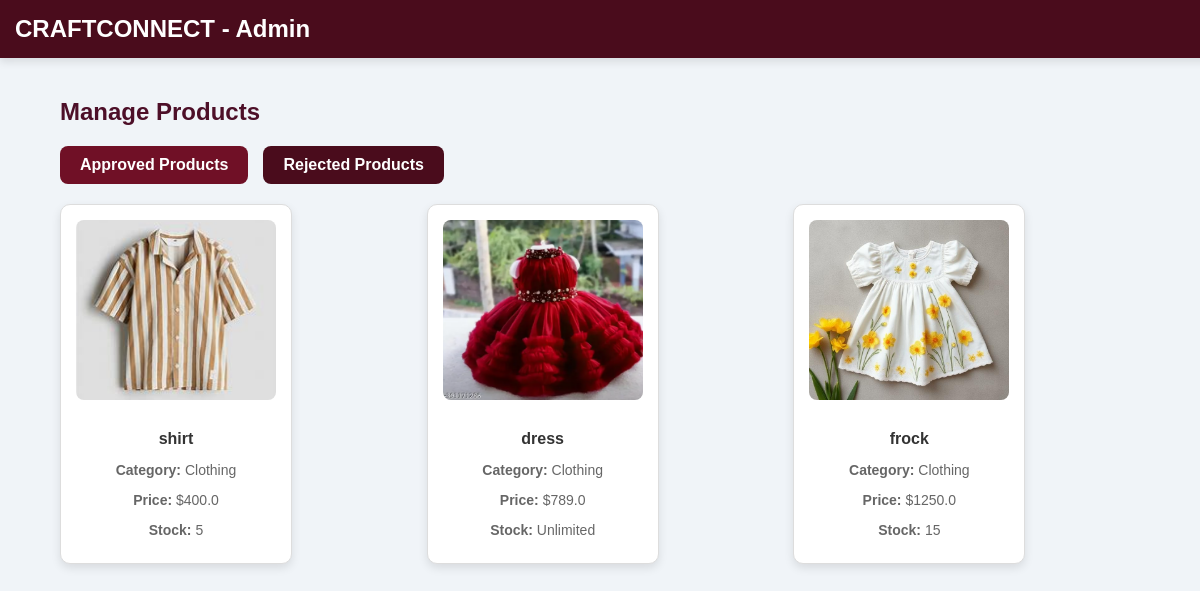
Before: /admin/manage_products (signed in) with the older database file.
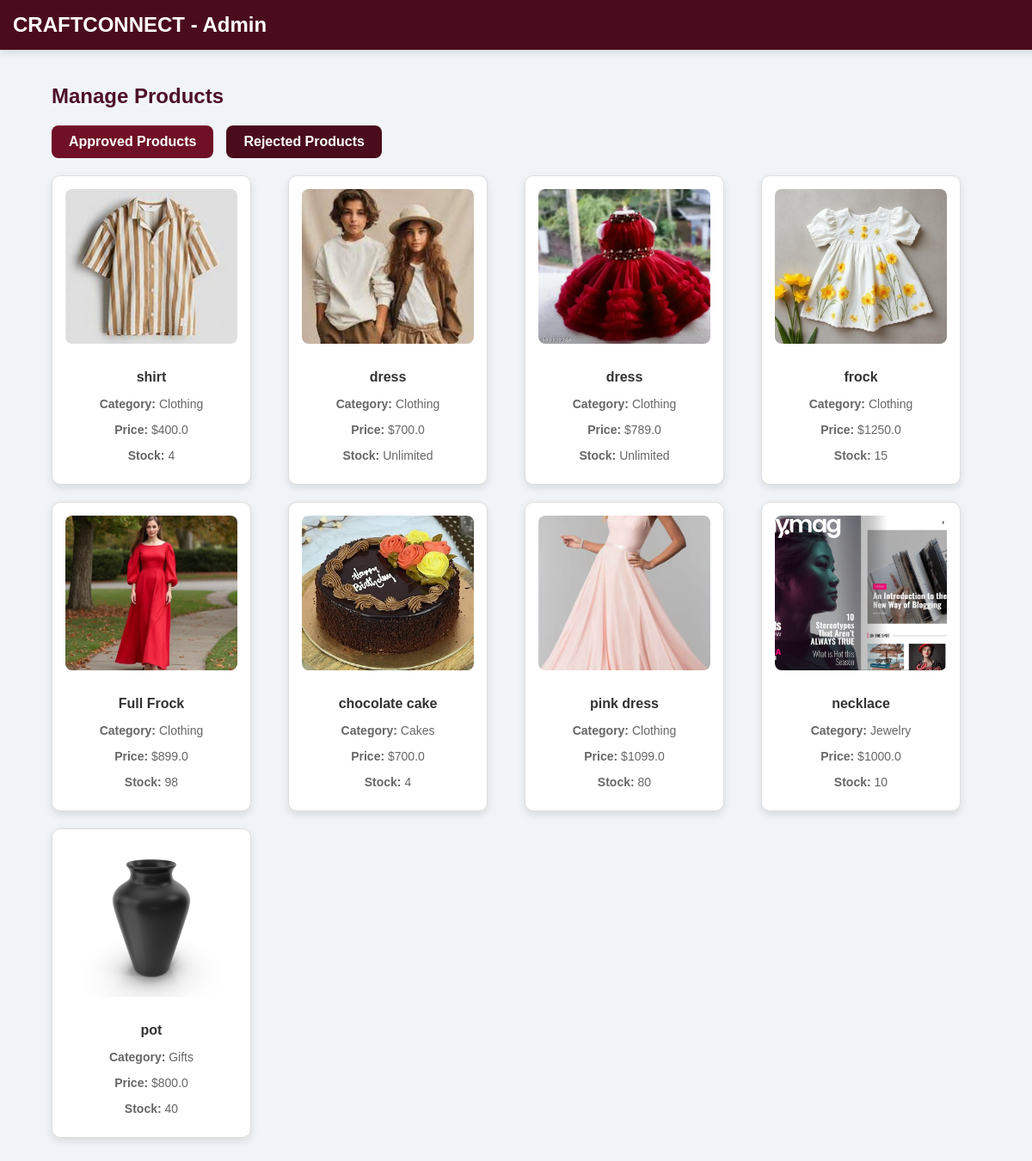
After: the same page with the newer database file.
### tables this page shows
CREATE TABLE products (
            id INTEGER PRIMARY KEY AUTOINCREMENT,
            name TEXT NOT NULL,
            description TEXT NOT NULL,
            price REAL NOT NULL,
            image TEXT NOT NULL,
            manufacturer_id INTEGER, approved INTEGER DEFAULT 0, category TEXT, stock_limit INTEGER DEFAULT NULL, size_chart TEXT,
            FOREIGN KEY (manufacturer_id) REFERENCES users (id)
        );

### app.py (the view)
@app.route('/admin/manage_products')
def admin_manage_products():
    if 'admin_logged_in' not in session:
        return redirect('/admin')
    conn = get_db_connection()
    cursor = conn.cursor()
    cursor.execute("SELECT * FROM products WHERE approved = 1")  # Fetch only approved products
    products = cursor.fetchall()
    conn.close()
    return render_template("admin_manage_products.html", products=products, rejected=False)

### app.py (called while the page is built)
def get_db_connection():
    conn = sqlite3.connect("craftconnect.db")
    conn.row_factory = sqlite3.Row
    return conn

### templates/admin_manage_products.html (shortened to what this page needs)
<!DOCTYPE html>
<html lang="en">
<head>
    <link rel="stylesheet" href="{{ url_for('static', filename='css/styles.css') }}">
</head>
<body>
    <nav class="navbar">CRAFTCONNECT - Admin</nav>
    <div class="container">
        <h2>Manage Products</h2>
        <div class="tabs">
            <a href="{{ url_for('admin_manage_products') }}" class="tab {% if not rejected %}active{% endif %}">Approved Products</a>
            <a href="{{ url_for('admin_rejected_products') }}" class="tab {% if rejected %}active{% endif %}">Rejected Products</a>
        </div>
<div class="product-grid">
    {% if products %}
        {% for product in products %}
        <div class="product-card">
            <a href="{{ url_for('admin_product_details', product_id=product['id']) }}" style="text-decoration: none; color: inherit;">
                <img src="{{ url_for('static', filename='uploads/' + product['image']) }}" alt="{{ product['name'] }}">
                <h3>{{ product['name'] }}</h3>
                <p><strong>Category:</strong> {{ product['category'] }}</p>
                <p><strong>Price:</strong> ${{ product['price'] }}</p>
                <p><strong>Stock:</strong> {{ product['stock_limit'] if product['stock_limit'] else 'Unlimited' }}</p>
            </a>
        </div>
        {% endfor %}
    {% else %}
        <p>No products found.</p>
    {% endif %}
</div>
</body>
</html>

### static/css/styles.css (style rules this page uses)
body { margin: 0; padding: 0; font-family: Arial, sans-serif; background: white; color: #4D0F28; min-height: 100vh; box-sizing: border-box; }
.navbar { display: flex; justify-content: space-between; align-items: center; padding: 15px 30px; background: #4D0F28; color: white; box-shadow: 0px 4px 8px rgba(0, 0, 0, 0.1); }
.product-card { background: #fff; color: #4D0F28; padding: 20px; box-shadow: 0px 4px 8px rgba(0, 0, 0, 0.15); text-align: center; border-radius: 8px; transition: transform 0.3s ease, box-shadow 0.3s ease; width: 250px; }
.product-card img { width: 100%; height: 200px; object-fit: cover; border-radius: 5px; margin-bottom: 15px; }
.product-card h3 { font-size: 18px; color: #4D0F28; margin-bottom: 10px; }
.product-card p { font-size: 16px; color: #666; margin-bottom: 10px; }
.product-grid { display: flex; flex-wrap: wrap; gap: 20px; justify-content: center; }
.product-card { background-color: #fff; border: 1px solid #ddd; border-radius: 8px; width: 200px; padding: 15px; text-align: center; box-shadow: 0 4px 8px rgba(0, 0, 0, 0.1); }
.product-card img { width: 100%; height: 150px; object-fit: cover; border-radius: 8px; margin-bottom: 10px; }
.product-card h3 { font-size: 16px; color: #333; margin-bottom: 5px; }
.product-card p { font-size: 14px; color: #666; margin-bottom: 10px; }

### templates/admin_manage_products.html (style rules this page uses)
body { font-family: Arial, sans-serif; background-color: #f0f4f8; margin: 0; padding: 0; }
.navbar { width: 100%; background-color: #4a0c1c; color: white; padding: 15px; text-align: left; font-size: 24px; font-weight: bold; }
.container { width: 90%; max-width: 1200px; margin: 40px auto; }
.tabs { display: flex; gap: 15px; margin-bottom: 20px; }
.tab { background: #4a0c1c; color: white; padding: 10px 20px; border-radius: 8px; text-decoration: none; font-size: 16px; font-weight: bold; }
.tab.active { background: #701026; }
.product-grid { display: grid; grid-template-columns: repeat(auto-fit, minmax(250px, 1fr)); gap: 20px; }
.product-card { background: white; padding: 15px; border-radius: 10px; box-shadow: 0 4px 10px rgba(0, 0, 0, 0.1); text-align: center; }
.product-card img { width: 100%; height: 180px; object-fit: cover; border-radius: 8px; }

Changed rows visible on the page:
changed products "shirt": stock_limit "5" → "4"
now on this page (row edited): products: image (picture), name "dress", category "Clothing", price "700.0", stock_limit "Unlimited"
added products: image (picture), name "Full Frock", category "Clothing", price "899.0", stock_limit "98"
added products: image (picture), name "chocolate cake", category "Cakes", price "700.0", stock_limit "4"
added products: image (picture), name "pink dress", category "Clothing", price "1099.0", stock_limit "80"
added products: image (picture), name "necklace", category "Jewelry", price "1000.0", stock_limit "10"
added products: image (picture), name "pot", category "Gifts", price "800.0", stock_limit "40"
